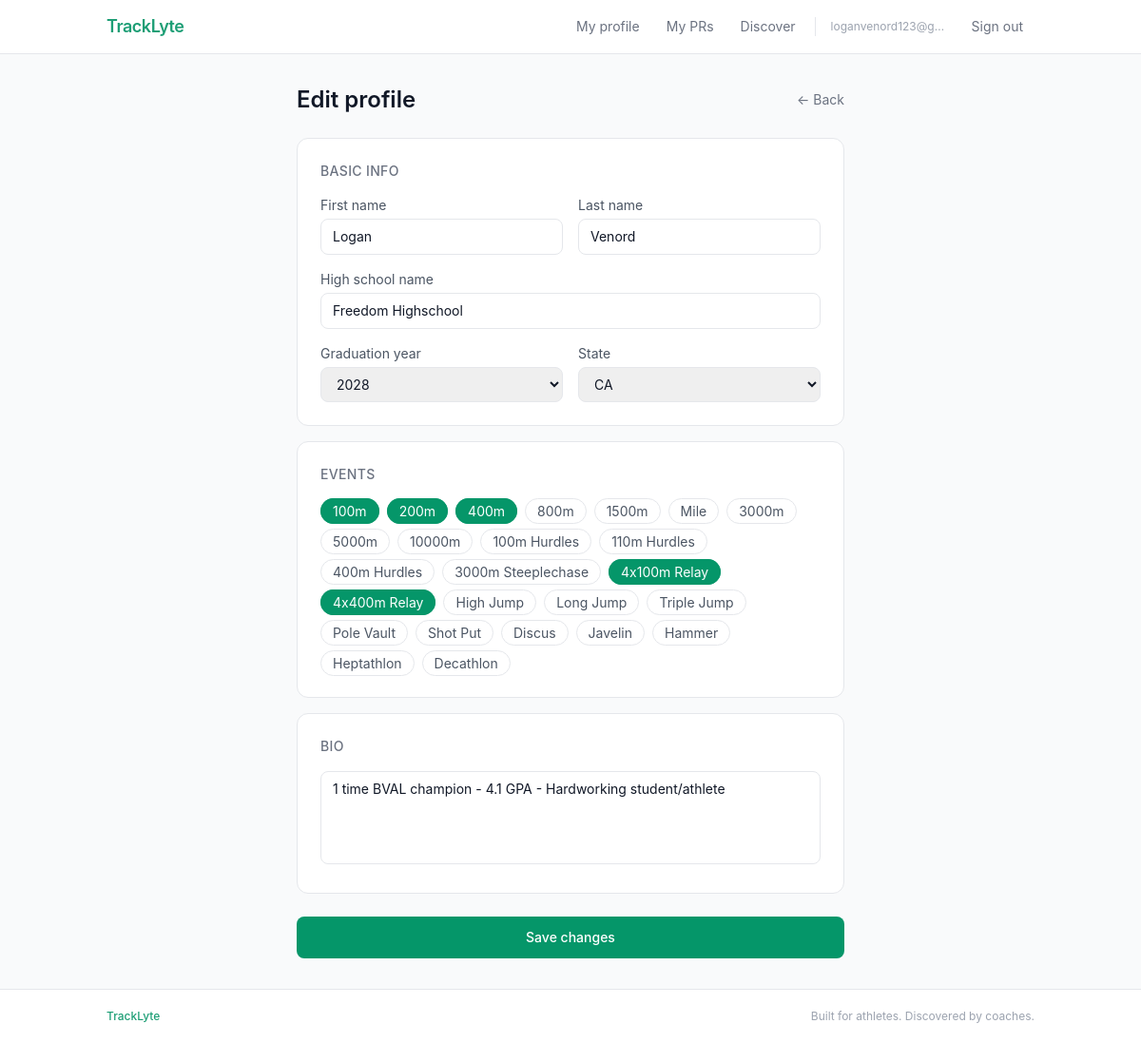
The app's page /profile/edit (signed in) with its own data.
### app/models.py (models this page shows, shortened)
class User(UserMixin, db.Model):
    id = db.Column(db.Integer, primary_key=True)
    email = db.Column(db.String(120), unique=True, nullable=False)
    password_hash = db.Column(db.String(256), nullable=False)
    role = db.Column(db.String(20), nullable=False)  # 'athlete' or 'coach'
    created_at = db.Column(db.DateTime, default=datetime.utcnow)
    athlete_profile = db.relationship('AthleteProfile', backref='user', uselist=False)
    coach_profile = db.relationship('CoachProfile', backref='user', uselist=False)

class AthleteProfile(db.Model):
    id = db.Column(db.Integer, primary_key=True)
    user_id = db.Column(db.Integer, db.ForeignKey('user.id'), nullable=False)
    first_name = db.Column(db.String(50), nullable=False)
    last_name = db.Column(db.String(50), nullable=False)
    school = db.Column(db.String(100))
    grad_year = db.Column(db.Integer)
    state = db.Column(db.String(50))
    events = db.Column(db.String(200))  # e.g. "100m,200m,400m"
    bio = db.Column(db.Text)
    personal_bests = db.relationship('PersonalBest', backref='athlete', lazy='dynamic')

### app/profile.py (the view, shortened to what this page needs)
@profile_bp.route('/profile/edit', methods=['GET', 'POST'])
@login_required
def edit():
    if current_user.role != 'athlete':
        return redirect(url_for('main.index'))
    athlete = current_user.athlete_profile
    if not athlete:
        return redirect(url_for('profile.setup'))
    current_events = athlete.events.split(',') if athlete.events else []
    current_year = 2025
    grad_years = list(range(current_year, current_year + 5))
    return render_template('profile/edit.html', athlete=athlete, events=TRACK_EVENTS,
                           current_events=current_events, states=US_STATES, grad_years=grad_years)

### app/models.py (called while the page is built)
@login_manager.user_loader
def load_user(user_id):
    return User.query.get(int(user_id))

### app/templates/profile/edit.html (shortened to what this page needs)
{% extends "base.html" %}
{% block content %}
<div class="max-w-xl mx-auto">
    <div class="flex items-center justify-between mb-6">
        <h1 class="text-2xl font-semibold">Edit profile</h1>
        <a href="/profile" class="text-sm text-gray-500 hover:text-gray-800">← Back</a>
    </div>
    <form method="POST" action="/profile/edit">
        <div class="bg-white border border-gray-200 rounded-xl p-6 mb-4">
            <h2 class="text-sm font-medium text-gray-500 uppercase tracking-wide mb-4">Basic info</h2>
            <div class="grid grid-cols-2 gap-4 mb-4">
                <div>
                    <label class="block text-sm text-gray-600 mb-1">First name</label>
                    <input type="text" name="first_name" value="{{ athlete.first_name }}" required
                        class="w-full border border-gray-200 rounded-lg px-3 py-2 text-sm focus:outline-none focus:ring-2 focus:ring-emerald-400">
                </div>
                <div>
                    <label class="block text-sm text-gray-600 mb-1">Last name</label>
                    <input type="text" name="last_name" value="{{ athlete.last_name }}" required
                        class="w-full border border-gray-200 rounded-lg px-3 py-2 text-sm focus:outline-none focus:ring-2 focus:ring-emerald-400">
                </div>
            </div>
            <div class="mb-4">
                <label class="block text-sm text-gray-600 mb-1">High school name</label>
                <input type="text" name="school" value="{{ athlete.school }}" required
                    class="w-full border border-gray-200 rounded-lg px-3 py-2 text-sm focus:outline-none focus:ring-2 focus:ring-emerald-400">
            </div>
            <div class="grid grid-cols-2 gap-4">
                <div>
                    <label class="block text-sm text-gray-600 mb-1">Graduation year</label>
                    <select name="grad_year" required
                        class="w-full border border-gray-200 rounded-lg px-3 py-2 text-sm focus:outline-none focus:ring-2 focus:ring-emerald-400">
                        {% for year in grad_years %}
                            <option value="{{ year }}" {% if year == athlete.grad_year %}selected{% endif %}>{{ year }}</option>
                        {% endfor %}
                    </select>
                </div>
                <div>
                    <label class="block text-sm text-gray-600 mb-1">State</label>
                    <select name="state" required
                        class="w-full border border-gray-200 rounded-lg px-3 py-2 text-sm focus:outline-none focus:ring-2 focus:ring-emerald-400">
                        {% for state in states %}
                            <option value="{{ state }}" {% if state == athlete.state %}selected{% endif %}>{{ state }}</option>
                        {% endfor %}
                    </select>
                </div>
            </div>
        </div>
        <div class="bg-white border border-gray-200 rounded-xl p-6 mb-4">
            <h2 class="text-sm font-medium text-gray-500 uppercase tracking-wide mb-4">Events</h2>
            <div class="flex flex-wrap gap-2">
                {% for event in events %}
                <label class="cursor-pointer">
                    <span class="peer-checked:bg-emerald-600 peer-checked:text-white peer-checked:border-emerald-600 border border-gray-200 rounded-full px-3 py-1 text-sm text-gray-600 hover:border-emerald-400 transition-colors">
                        {{ event }}
                    </span>
                </label>
                {% endfor %}
            </div>
        </div>
        <div class="bg-white border border-gray-200 rounded-xl p-6 mb-6">
            <h2 class="text-sm font-medium text-gray-500 uppercase tracking-wide mb-4">Bio</h2>
            <textarea name="bio" rows="4"
                class="w-full border border-gray-200 rounded-lg px-3 py-2 text-sm focus:outline-none focus:ring-2 focus:ring-emerald-400 resize-none">{{ athlete.bio or '' }}</textarea>
        </div>
        <button type="submit"
            class="w-full bg-emerald-600 text-white py-3 rounded-lg text-sm font-medium hover:bg-emerald-700">
            Save changes
        </button>
    </form>
</div>
{% endblock %}

### app/templates/base.html (shortened to what this page needs)
<!DOCTYPE html>
<html lang="en">
<head>
    <script src="https://cdn.tailwindcss.com"></script>
</head>
<body class="bg-gray-50 min-h-screen flex flex-col text-gray-900">
    <nav class="bg-white border-b border-gray-200 sticky top-0 z-10">
        <div class="max-w-5xl mx-auto px-6 py-0 flex items-center justify-between h-14">
            <a href="/" class="text-lg font-semibold text-brand-400 tracking-tight">TrackLyte</a>
            <div class="flex items-center gap-1 text-sm">
                {% if current_user.is_authenticated %}
                    {% if current_user.role == 'athlete' %}
                        <a href="/profile"
                            class="px-3 py-2 rounded-lg text-gray-500 hover:text-gray-900 hover:bg-gray-100 transition-colors
                            {% if request.path == '/profile' %}bg-gray-100 text-gray-900 font-medium{% endif %}">
                            My profile
                        </a>
                        <a href="/prs"
                            class="px-3 py-2 rounded-lg text-gray-500 hover:text-gray-900 hover:bg-gray-100 transition-colors
                            {% if request.path.startswith('/prs') %}bg-gray-100 text-gray-900 font-medium{% endif %}">
                            My PRs
                        </a>
                    {% elif current_user.role == 'coach' %}
                        <a href="/coach/profile"
                            class="px-3 py-2 rounded-lg text-gray-500 hover:text-gray-900 hover:bg-gray-100 transition-colors
                            {% if request.path.startswith('/coach') %}bg-gray-100 text-gray-900 font-medium{% endif %}">
                            My profile
                        </a>
                    {% endif %}
                    <a href="/discover"
                        class="px-3 py-2 rounded-lg text-gray-500 hover:text-gray-900 hover:bg-gray-100 transition-colors
                        {% if request.path.startswith('/discover') or request.path.startswith('/athlete') %}bg-gray-100 text-gray-900 font-medium{% endif %}">
                        Discover
                    </a>
                    <span class="px-2 text-xs text-gray-400 max-w-[140px] truncate">{{ current_user.email }}</span>
                    <a href="/logout"
                        class="px-3 py-2 rounded-lg text-gray-500 hover:text-gray-900 hover:bg-gray-100 transition-colors">
                        Sign out
                    </a>
                {% endif %}
            </div>
        </div>
    </nav>
    <main class="flex-1 max-w-5xl w-full mx-auto px-6 py-8">
        {% block content %}{% endblock %}
    </main>
    <footer class="border-t border-gray-200 bg-white mt-auto">
        <div class="max-w-5xl mx-auto px-6 py-5 flex items-center justify-between text-xs text-gray-400">
            <span class="font-medium text-brand-400">TrackLyte</span>
            <span>Built for athletes. Discovered by coaches.</span>
        </div>
    </footer>
</body>
</html>

### app/templates/base.html (style rules this page uses)
body { font-family: -apple-system, BlinkMacSystemFont, 'Segoe UI', sans-serif; }

### records on screen
User: email "loganvenord123@g…"
AthleteProfile: first_name "Logan", last_name "Venord", school "Freedom Highschool", grad_year "2028", state "CA", bio "1 time BVAL champion - 4.1 GPA - Hardworking student/athlete"

### other values on screen
{{ event }} "100m" "200m" "400m" "800m" "1500m" "Mile" "3000m" "5000m" "10000m" "100m Hurdles" "110m Hurdles" "400m Hurdles" "3000m Steeplechase" "4x100m Relay" "4x400m Relay" "High Jump" "Long Jump" "Triple Jump" "Pole Vault" "Shot Put" "Discus" "Javelin" "Hammer" "Heptathlon" "Decathlon"
